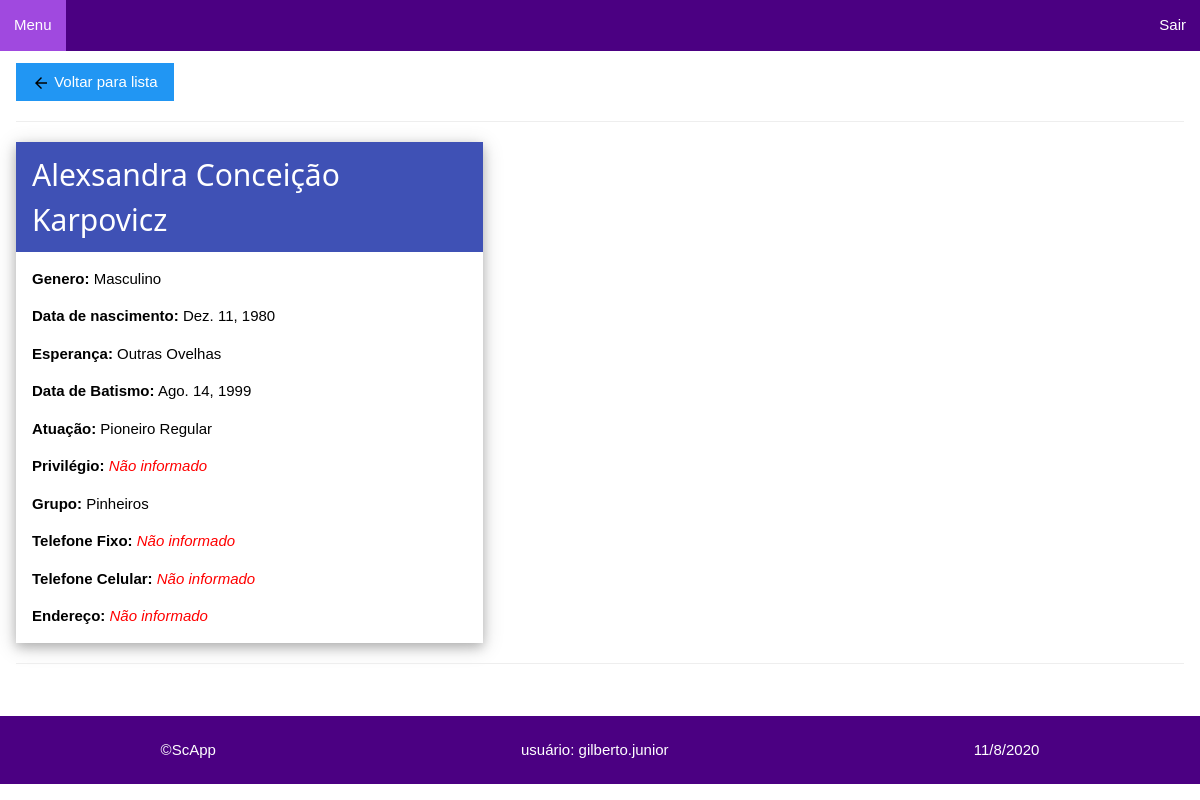
Screenshot of /publicadores/publicador/966941b4-948f-43e2-a4a0-b2fd86d30e45 (signed in) with the database file from the repository.
### publicadores/models.py (models this page shows, shortened)
class Publicador(models.Model):
    id_publicador = models.UUIDField(primary_key=True, default=uuid.uuid4, editable=False)
    nome_publicador = models.CharField(verbose_name='Nome do Publicador', max_length=60)
    GENERO = (
        ('F', 'Feminino'), ('M', 'Masculino')
    )
    genero = models.CharField(verbose_name='Genero', max_length=2, choices=GENERO, default='M')
    data_nascimento = models.DateField(verbose_name='Data de Nascimento', blank=True, null=True)
    ESPERANCA = (
        ('OO', 'Outras Ovelhas'), ('UG', 'Ungido')
    )
    esperanca_pub = models.CharField(verbose_name='Esperança', max_length=2, choices=ESPERANCA, default='OO')
    data_batismo = models.DateField(verbose_name='Data de Batismo', blank=True, null=True)
    ATUACAO = (
        ('Pb', 'Publicador'), ('Pa', 'Pioneiro Auxiliar'), ('Pr', 'Pioneiro Regular'), ('Pes', 'Pioneiro Especial')
    )
    atuacao_pub = models.CharField(verbose_name='Atuação', max_length=3, choices=ATUACAO)
    PRIVILEGIO = (
        ('Sm', 'Servo Ministerial'), ('Ac', 'Ancião')
    )
    privilegio_pub = models.CharField(verbose_name='Privilégio', max_length=2, choices=PRIVILEGIO, blank=True, null=True)
    grupo_pub = models.ForeignKey('Grupo', verbose_name='Grupo Publicador', on_delete=models.DO_NOTHING)
    tel_fixo = models.CharField(verbose_name='Telefone Fixo', max_length=25, blank=True, null=True)
    tel_celular = models.CharField(verbose_name='Telefone Celular', max_length=25, blank=True, null=True)
    endereco_pub = models.TextField(verbose_name='Endereço', max_length=200, blank=True, null=True)
    class Meta:
        ordering = ['nome_publicador', 'grupo_pub']

class Grupo(models.Model):
    id_grupo = models.UUIDField(primary_key=True, default=uuid.uuid4, editable=False)
    nome_grupo = models.CharField(verbose_name='Nome do Grupo', max_length=60)
    dirigente = models.CharField(verbose_name='Dirigente do Gurpo', max_length=60)
    local_grupo = models.CharField(verbose_name='Local do Grupo', max_length=80)
    endereco_grupo = models.TextField(verbose_name='Endereço Grupo', max_length=200, blank=True, null=True)
    DIA_SEMANA = (
        (1, 'Domingo'), (2, 'Segunda'), (3, 'Terça'), (4, 'Quarta'), (5, 'Quinta'), (6, 'Sexta'), (7, 'Sábado')
    )
    dia_saida = models.IntegerField(verbose_name='Dia da Saída', choices=DIA_SEMANA, default=1, blank=True, null=True)
    horario = models.TimeField(verbose_name='Horário da Saída', blank=True, null=True)
    obs = models.TextField(verbose_name='Observação', max_length=200, blank=True, null=True)
    def __str__(self):
        return self.nome_grupo
    class Meta:
        ordering = ['nome_grupo']

### publicadores/views.py (the view)
# urls.py: path('publicador/<pk>', views.PublicadoresDetailView.as_view(), name='publicador-detail'),
class PublicadoresDetailView(LoginRequiredMixin, generic.DetailView):
    model = Publicador
    titulo = 'Publicador'
    def get_context_data(self, **kwargs):
        context = super(PublicadoresDetailView,
                        self).get_context_data(**kwargs)
        context['titulo'] = self.titulo
        return context

### publicadores/templates/publicadores/publicador_detail.html
{% extends "layout.html" %}
{% block content %}
<div class="w3-container">
    {% load static %}
    <a class="w3-button w3-blue" style="margin-top: 12px;" href="{% url 'publicadores' %}"><img
            src="{% static 'imagens/seta_voltar_preta.png' %}"> Voltar para lista</a>
    <hr />
    <div class="w3-card-4 desktop">
        <header class="w3-container w3-indigo">
            <h2>{{publicador.nome_publicador}}</h2>
        </header>
        <div class="w3-container">
            <p>
                <b>Genero:</b>
                {% if publicador.genero %}
                {{ publicador.get_genero_display }}
                {% else %}
                <em class="nao-informado">Não informado</em>
                {% endif %}
            </p>
            <p>
                <b>Data de nascimento:</b>
                {% if publicador.data_nascimento %}
                {{ publicador.data_nascimento }}
                {% else %}
                <em class="nao-informado">Não informado</em>
                {% endif %}
            </p>
            <p>
                <b>Esperança:</b>
                {% if publicador.esperanca_pub %}
                {{ publicador.get_esperanca_pub_display }}
                {% else %}
                <em class="nao-informado">Não informado</em>
                {% endif %}
            </p>
            <p>
                <b>Data de Batismo:</b>
                {% if publicador.data_batismo %}
                {{ publicador.data_batismo }}
                {% else %}
                <em class="nao-informado">Não informado</em>
                {% endif %}
            </p>
            <p>
                <b>Atuação:</b>
                {% if publicador.atuacao_pub %}
                {{ publicador.get_atuacao_pub_display }}
                {% else %}
                <em class="nao-informado">Não informado</em>
                {% endif %}
            </p>
            <p>
                <b>Privilégio:</b>
                {% if publicador.privilegio_pub %}
                {{ publicador.get_privilegio_pub_display }}
                {% else %}
                <em class="nao-informado">Não informado</em>
                {% endif %}
            </p>
            <p>
                <b>Grupo:</b>
                {% if publicador.grupo_pub %}
                {{ publicador.grupo_pub }}
                {% else %}
                <em class="nao-informado">Não informado</em>
                {% endif %}
            </p>
            <p>
                <b>Telefone Fixo:</b>
                {% if publicador.tel_fixo %}
                {{ publicador.tel_fixo }}
                {% else %}
                <em class="nao-informado">Não informado</em>
                {% endif %}
            </p>
            <p>
                <b>Telefone Celular:</b>
                {% if publicador.tel_celular %}
                {{ publicador.tel_celular }}
                {% else %}
                <em class="nao-informado">Não informado</em>
                {% endif %}
            </p>
            <p>
                <b>Endereço:</b>
                {% if publicador.endereco_pub %}
                {{ publicador.endereco_pub }}
                {% else %}
                <em class="nao-informado">Não informado</em>
                {% endif %}
            </p>
        </div>
    </div>
    <hr />
</div>
{% endblock %}

### publicadores/templates/layout.html (shortened to what this page needs)
<!DOCTYPE html>
<html lang="pt-br">
<head>
    {% load static %}
    <link rel="stylesheet" href="{% static 'css/w3.css' %}">
    <link rel="stylesheet" href="{% static 'css/site.css' %}">
</head>
<body>
    <ul class="menu_nav">
        <li><a href="{% url 'index' %}">Menu</a></li>
        <li style="float: right;"><a href="{% url 'logout' %}">Sair</a></li>
    </ul>
    {% block content %}{% endblock %}
    <footer class="rodape">
        <p>&copy;ScApp</p>
        <p>usuário: {{ user.get_username }}</p>
        <p id="data-atual"></p>
    </footer>
</body>
</html>

### publicadores/static/css/w3.css (style rules this page uses)
*,*:before,*:after { box-sizing:inherit }
html { -ms-text-size-adjust:100%;-webkit-text-size-adjust:100% }
body { margin:0 }
article,aside,details,figcaption,figure,footer,header,main,menu,nav,section { display:block }
a { background-color:transparent }
b,strong { font-weight:bolder }
img { border-style:none }
hr { box-sizing:content-box;height:0;overflow:visible }
html,body { font-family:Verdana,sans-serif;font-size:15px;line-height:1.5 }
html { overflow-x:hidden }
h2 { font-size:30px }
h1,h2,h3,h4,h5,h6 { font-family:"Segoe UI",Arial,sans-serif;font-weight:400;margin:10px 0 }
hr { border:0;border-top:1px solid #eee;margin:20px 0 }
img { vertical-align:middle }
a { color:inherit }
.w3-btn,.w3-button { border:none;display:inline-block;padding:8px 16px;vertical-align:middle;overflow:hidden;text-decoration:none;color:inherit;background-color:inherit;text-align:center;cursor:pointer;white-space:nowrap }
.w3-btn,.w3-button { -webkit-touch-callout:none;-webkit-user-select:none;-khtml-user-select:none;-moz-user-select:none;-ms-user-select:none;user-select:none }
.w3-container:after,.w3-container:before,.w3-panel:after,.w3-panel:before,.w3-row:after,.w3-row:before,.w3-row-padding:after,.w3-row-padding:before, .w3-cell-row:before,.w3-cell-row:after,.w3-clear:after,.w3-clear:before,.w3-bar:before,.w3-bar:after { content:"";display:table;clear:both }
.w3-container,.w3-panel { padding:0.01em 16px }
.w3-card-4,.w3-hover-shadow:hover { box-shadow:0 4px 10px 0 rgba(0,0,0,0.2),0 4px 20px 0 rgba(0,0,0,0.19) }
.w3-blue,.w3-hover-blue:hover { color:#fff!important;background-color:#2196F3!important }
.w3-indigo,.w3-hover-indigo:hover { color:#fff!important;background-color:#3f51b5!important }

### publicadores/static/css/site.css (style rules this page uses)
* { box-sizing: border-box; font-family: Arial, sans-serif; }
.menu_nav { list-style-type: none; margin: 0; padding: 0; overflow: hidden; background-color: indigo; }
.menu_nav li { float: left; }
.menu_nav a { display: block; color: white; text-align: center; padding: 14px 14px; text-decoration: none; }
.rodape { display: flex; flex-direction: row; flex-wrap: wrap; justify-content: space-around; background-color: indigo; color: white; margin-top: 32px; padding: 8px; }
.nao-informado { color: red; }
@media only screen and (min-width: 1024px) { .desktop { max-width: 40%; } }

### rows the page displays
Publicador: nome_publicador "Alexsandra Conceição Karpovicz", genero "Masculino", data_nascimento "Dez. 11, 1980", esperanca_pub "Outras Ovelhas", data_batismo "Ago. 14, 1999", atuacao_pub "Pioneiro Regular", grupo_pub "Pinheiros"

### other values shown
{{ user.get_username }} "gilberto.junior"
